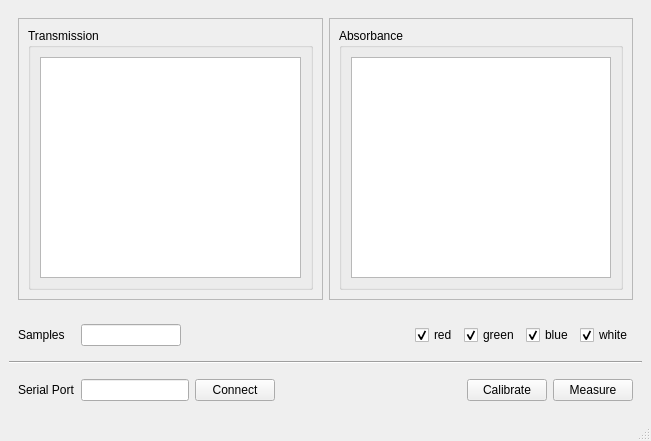
<?xml version="1.0" encoding="UTF-8"?>
<ui version="4.0">
 <class>MainWindow</class>
 <widget class="QMainWindow" name="MainWindow">
  <property name="geometry">
   <rect>
    <x>0</x>
    <y>0</y>
    <width>651</width>
    <height>441</height>
   </rect>
  </property>
  <property name="windowTitle">
   <string>Colorimeter</string>
  </property>
  <widget class="QWidget" name="centralwidget">
   <layout class="QVBoxLayout" name="verticalLayout_5">
    <item>
     <widget class="QWidget" name="widget_2" native="true">
      <layout class="QHBoxLayout" name="horizontalLayout_2">
       <item>
        <widget class="QFrame" name="frame">
         <property name="frameShape">
          <enum>QFrame::StyledPanel</enum>
         </property>
         <property name="frameShadow">
          <enum>QFrame::Raised</enum>
         </property>
         <layout class="QVBoxLayout" name="verticalLayout_2">
          <item>
           <widget class="QGroupBox" name="transmissionGroupBox">
            <property name="title">
             <string>Transmission</string>
            </property>
            <layout class="QVBoxLayout" name="verticalLayout">
             <item>
              <widget class="QTextEdit" name="transmissionTextEdit"/>
             </item>
            </layout>
           </widget>
          </item>
         </layout>
        </widget>
       </item>
       <item>
        <widget class="QFrame" name="frame_2">
         <property name="frameShape">
          <enum>QFrame::StyledPanel</enum>
         </property>
         <property name="frameShadow">
          <enum>QFrame::Raised</enum>
         </property>
         <layout class="QVBoxLayout" name="verticalLayout_4">
          <item>
           <widget class="QGroupBox" name="absorbanceGroupBox">
            <property name="title">
             <string>Absorbance</string>
            </property>
            <layout class="QVBoxLayout" name="verticalLayout_3">
             <item>
              <widget class="QTextEdit" name="absorbanceTextEdit"/>
             </item>
            </layout>
           </widget>
          </item>
         </layout>
        </widget>
       </item>
      </layout>
     </widget>
    </item>
    <item>
     <widget class="QWidget" name="widget_3" native="true">
      <layout class="QHBoxLayout" name="horizontalLayout_3">
       <item>
        <widget class="QLabel" name="label_2">
         <property name="sizePolicy">
          <sizepolicy hsizetype="Fixed" vsizetype="Preferred">
           <horstretch>0</horstretch>
           <verstretch>0</verstretch>
          </sizepolicy>
         </property>
         <property name="text">
          <string>Samples   </string>
         </property>
        </widget>
       </item>
       <item>
        <widget class="QLineEdit" name="samplesLineEdit">
         <property name="sizePolicy">
          <sizepolicy hsizetype="Fixed" vsizetype="Fixed">
           <horstretch>0</horstretch>
           <verstretch>0</verstretch>
          </sizepolicy>
         </property>
         <property name="maximumSize">
          <size>
           <width>100</width>
           <height>16777215</height>
          </size>
         </property>
        </widget>
       </item>
       <item>
        <spacer name="horizontalSpacer_2">
         <property name="orientation">
          <enum>Qt::Horizontal</enum>
         </property>
         <property name="sizeHint" stdset="0">
          <size>
           <width>40</width>
           <height>20</height>
          </size>
         </property>
        </spacer>
       </item>
       <item>
        <widget class="QCheckBox" name="redCheckBox">
         <property name="sizePolicy">
          <sizepolicy hsizetype="Fixed" vsizetype="Fixed">
           <horstretch>0</horstretch>
           <verstretch>0</verstretch>
          </sizepolicy>
         </property>
         <property name="maximumSize">
          <size>
           <width>65</width>
           <height>16777215</height>
          </size>
         </property>
         <property name="text">
          <string>red</string>
         </property>
         <property name="checked">
          <bool>true</bool>
         </property>
        </widget>
       </item>
       <item>
        <widget class="QCheckBox" name="greenCheckBox">
         <property name="sizePolicy">
          <sizepolicy hsizetype="Fixed" vsizetype="Fixed">
           <horstretch>0</horstretch>
           <verstretch>0</verstretch>
          </sizepolicy>
         </property>
         <property name="maximumSize">
          <size>
           <width>65</width>
           <height>16777215</height>
          </size>
         </property>
         <property name="text">
          <string>green</string>
         </property>
         <property name="checked">
          <bool>true</bool>
         </property>
        </widget>
       </item>
       <item>
        <widget class="QCheckBox" name="blueCheckBox">
         <property name="sizePolicy">
          <sizepolicy hsizetype="Fixed" vsizetype="Fixed">
           <horstretch>0</horstretch>
           <verstretch>0</verstretch>
          </sizepolicy>
         </property>
         <property name="maximumSize">
          <size>
           <width>65</width>
           <height>16777215</height>
          </size>
         </property>
         <property name="text">
          <string>blue</string>
         </property>
         <property name="checked">
          <bool>true</bool>
         </property>
        </widget>
       </item>
       <item>
        <widget class="QCheckBox" name="whiteCheckBox">
         <property name="sizePolicy">
          <sizepolicy hsizetype="Fixed" vsizetype="Fixed">
           <horstretch>0</horstretch>
           <verstretch>0</verstretch>
          </sizepolicy>
         </property>
         <property name="maximumSize">
          <size>
           <width>65</width>
           <height>16777215</height>
          </size>
         </property>
         <property name="text">
          <string>white</string>
         </property>
         <property name="checked">
          <bool>true</bool>
         </property>
        </widget>
       </item>
      </layout>
     </widget>
    </item>
    <item>
     <widget class="Line" name="line">
      <property name="orientation">
       <enum>Qt::Horizontal</enum>
      </property>
     </widget>
    </item>
    <item>
     <widget class="QWidget" name="widget" native="true">
      <property name="sizePolicy">
       <sizepolicy hsizetype="Preferred" vsizetype="Fixed">
        <horstretch>0</horstretch>
        <verstretch>0</verstretch>
       </sizepolicy>
      </property>
      <layout class="QHBoxLayout" name="horizontalLayout">
       <item>
        <widget class="QLabel" name="label">
         <property name="text">
          <string>Serial Port</string>
         </property>
        </widget>
       </item>
       <item>
        <widget class="QLineEdit" name="portLineEdit">
         <property name="sizePolicy">
          <sizepolicy hsizetype="Fixed" vsizetype="Fixed">
           <horstretch>0</horstretch>
           <verstretch>0</verstretch>
          </sizepolicy>
         </property>
        </widget>
       </item>
       <item>
        <widget class="QPushButton" name="connectPushButton">
         <property name="text">
          <string>Connect</string>
         </property>
        </widget>
       </item>
       <item>
        <spacer name="horizontalSpacer">
         <property name="orientation">
          <enum>Qt::Horizontal</enum>
         </property>
         <property name="sizeHint" stdset="0">
          <size>
           <width>322</width>
           <height>20</height>
          </size>
         </property>
        </spacer>
       </item>
       <item>
        <widget class="QPushButton" name="calibratePushButton">
         <property name="sizePolicy">
          <sizepolicy hsizetype="Fixed" vsizetype="Fixed">
           <horstretch>0</horstretch>
           <verstretch>0</verstretch>
          </sizepolicy>
         </property>
         <property name="text">
          <string>Calibrate</string>
         </property>
        </widget>
       </item>
       <item>
        <widget class="QPushButton" name="measurePushButton">
         <property name="sizePolicy">
          <sizepolicy hsizetype="Fixed" vsizetype="Fixed">
           <horstretch>0</horstretch>
           <verstretch>0</verstretch>
          </sizepolicy>
         </property>
         <property name="text">
          <string>Measure</string>
         </property>
        </widget>
       </item>
      </layout>
     </widget>
    </item>
   </layout>
  </widget>
  <widget class="QMenuBar" name="menubar">
   <property name="geometry">
    <rect>
     <x>0</x>
     <y>0</y>
     <width>651</width>
     <height>23</height>
    </rect>
   </property>
  </widget>
  <widget class="QStatusBar" name="statusbar"/>
 </widget>
 <resources/>
 <connections/>
</ui>
